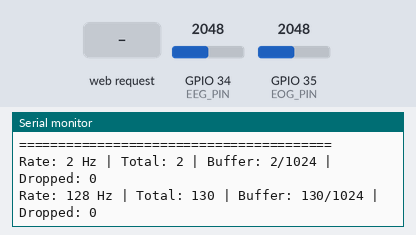
Bench run of a sketch on a simulated ESP32. On the bench: the last lines printed to the serial monitor. Inputs (shaded band) come from the test bench; at power-on: GPIO 34 (EEG_PIN) = 2048, GPIO 35 (EOG_PIN) = 2048 (analog values on the 0–4095 scale). WiFi joins after 1.5 s; servers stay silent unless stated.

Above: at 3.7 s.
3.8 s: HTTP request GET /data?ack=1 received
At 5.1 s:
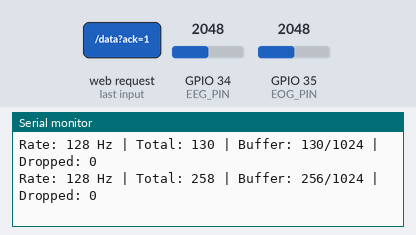
5.3 s: HTTP request GET /data?ack=120 received
At 6.4 s:
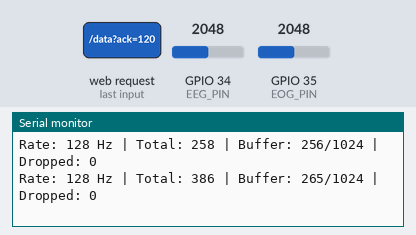
Timing chart, 0 to 8.3 s (numbered marks = the images above; inputs shaded):
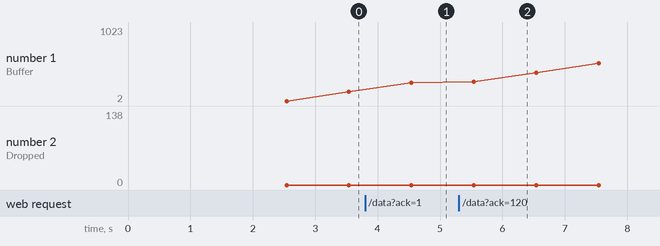

The sketch:

smartsense_128hz.ino
```cpp
#include <WiFi.h>
#include <WebServer.h>
#include "esp_timer.h"

// ============================================================
// WIFI
// ============================================================

const char* ssid = "ESP32";
const char* password = "espesp32";

// ============================================================
// ADC PINS
// ============================================================

#define EEG_PIN 34
#define EOG_PIN 35

// ============================================================
// SAMPLING CONFIGURATION
// ============================================================

#define SAMPLE_RATE 128
#define SAMPLE_PERIOD_US 7812   // approximately 1/128 sec

// Number of samples returned per HTTP request
#define MAX_BATCH_SIZE 64

// Ring buffer size
#define BUFFER_SIZE 1024

// ============================================================
// WEB SERVER
// ============================================================

WebServer server(80);

// ============================================================
// SAMPLE STRUCTURE
// ============================================================

struct Sample {
  uint32_t sequence;
  uint32_t timestamp_us;
  uint16_t eeg;
  uint16_t eog;
};

// ============================================================
// RING BUFFER
// ============================================================

Sample sampleBuffer[BUFFER_SIZE];

volatile uint16_t writeIndex = 0;
volatile uint16_t readIndex = 0;

volatile uint32_t totalSamples = 0;
volatile uint32_t droppedSamples = 0;
volatile uint32_t sequenceNumber = 0;

// Used to protect buffer access between sampling and HTTP tasks
portMUX_TYPE bufferMux = portMUX_INITIALIZER_UNLOCKED;

// ============================================================
// SAMPLING TIMER
// ============================================================

esp_timer_handle_t samplingTimer;

// ============================================================
// SAMPLING CALLBACK
// ============================================================

void sampleCallback(void* arg) {

  uint16_t eegValue = analogRead(EEG_PIN);
  uint16_t eogValue = analogRead(EOG_PIN);

  uint32_t now = micros();

  portENTER_CRITICAL(&bufferMux);

  uint16_t nextIndex = (writeIndex + 1) % BUFFER_SIZE;

  // Buffer full
  if (nextIndex == readIndex) {

    droppedSamples++;

    // Drop oldest sample to keep acquisition running
    readIndex = (readIndex + 1) % BUFFER_SIZE;
  }

  sampleBuffer[writeIndex].sequence = sequenceNumber++;
  sampleBuffer[writeIndex].timestamp_us = now;
  sampleBuffer[writeIndex].eeg = eegValue;
  sampleBuffer[writeIndex].eog = eogValue;

  writeIndex = nextIndex;

  totalSamples++;

  portEXIT_CRITICAL(&bufferMux);
}

// ============================================================
// BUFFER COUNT
// ============================================================

uint16_t getBufferCount() {

  uint16_t count;

  portENTER_CRITICAL(&bufferMux);

  if (writeIndex >= readIndex) {
    count = writeIndex - readIndex;
  } else {
    count = BUFFER_SIZE - readIndex + writeIndex;
  }

  portEXIT_CRITICAL(&bufferMux);

  return count;
}

// ============================================================
// /data ENDPOINT
// ============================================================

// ROOT CAUSE FIX (2/2): this used to advance readIndex (i.e. permanently
// remove samples from the ring buffer) WHILE copying them into the outgoing
// JSON - before server.send() had confirmed a single byte reached the
// client. If that send() then stalled/timed out client-side (exactly what
// the WiFi power-save issue above was causing), those samples were gone
// forever - not counted as droppedSamples (that counter only fires on
// genuine ring-full overwrite), just silently missing from the client's
// sequence numbers.
//
// Fix: readIndex now only ever advances when the CLIENT explicitly
// acknowledges (via ?ack=<sequence>) having already processed samples up to
// that point, on a LATER request. handleData() itself only PEEKS the next
// batch (a local index, never written back to readIndex) and never removes
// anything just because it was sent. If the client genuinely stalls for a
// long time (crashes, network down) and never sends another ack, the ring
// buffer still degrades exactly as before once truly full: sampleCallback's
// existing overflow path evicts the oldest sample and correctly increments
// droppedSamples - so the honest "buffer exhausted, we dropped N" case is
// unchanged, but the SILENT "sent but never delivered" loss case is gone.
void handleData() {

  if (server.hasArg("ack")) {

    uint32_t ackedSequence = strtoul(server.arg("ack").c_str(), nullptr, 10);

    portENTER_CRITICAL(&bufferMux);

    while (readIndex != writeIndex) {

      uint32_t seqAtRead = sampleBuffer[readIndex].sequence;

      // Stop as soon as the buffered sample is newer than what the client
      // has acknowledged - signed subtraction makes this correct even
      // around the (practically unreachable in a real test) uint32 wrap.
      if ((int32_t)(ackedSequence - seqAtRead) < 0) {
        break;
      }

      readIndex = (readIndex + 1) % BUFFER_SIZE;
    }

    portEXIT_CRITICAL(&bufferMux);
  }

  String json;

  json.reserve(6000);

  json += "{";
  json += "\"sample_rate\":";
  json += String(SAMPLE_RATE);
  json += ",";

  json += "\"count\":";

  uint16_t available = getBufferCount();

  uint16_t count = available;

  if (count > MAX_BATCH_SIZE) {
    count = MAX_BATCH_SIZE;
  }

  json += String(count);
  json += ",";

  json += "\"samples\":[";

  uint16_t peekIndex;

  portENTER_CRITICAL(&bufferMux);
  peekIndex = readIndex;
  portEXIT_CRITICAL(&bufferMux);

  for (uint16_t i = 0; i < count; i++) {

    Sample s;

    portENTER_CRITICAL(&bufferMux);

    s = sampleBuffer[peekIndex];

    peekIndex = (peekIndex + 1) % BUFFER_SIZE;

    portEXIT_CRITICAL(&bufferMux);

    if (i > 0) {
      json += ",";
    }

    json += "{";

    json += "\"sequence\":";
    json += String(s.sequence);
    json += ",";

    json += "\"timestamp_us\":";
    json += String(s.timestamp_us);
    json += ",";

    json += "\"eeg\":";
    json += String(s.eeg);
    json += ",";

    json += "\"eog\":";
    json += String(s.eog);

    json += "}";
  }

  json += "]";
  json += "}";

  server.send(200, "application/json", json);

  // NOTE: readIndex is intentionally NOT advanced here anymore - see the
  // comment above the function.
}

// ============================================================
// /status ENDPOINT
// ============================================================

void handleStatus() {

  uint16_t buffered = getBufferCount();

  String json;
  json.reserve(200);
  json += "{";

  json += "\"sample_rate\":";
  json += String(SAMPLE_RATE);
  json += ",";

  json += "\"total_samples\":";
  json += String(totalSamples);
  json += ",";

  json += "\"dropped_samples\":";
  json += String(droppedSamples);
  json += ",";

  json += "\"buffered_samples\":";
  json += String(buffered);
  json += ",";

  json += "\"buffer_size\":";
  json += String(BUFFER_SIZE);

  json += "}";

  server.send(200, "application/json", json);
}

// ============================================================
// SETUP
// ============================================================

void setup() {

  Serial.begin(115200);

  delay(1000);

  Serial.println();
  Serial.println("========================================");
  Serial.println("SmartSense ESP32 Live Acquisition");
  Serial.println("========================================");

  // ----------------------------------------------------------
  // ADC
  // ----------------------------------------------------------

  analogReadResolution(12);

  pinMode(EEG_PIN, INPUT);
  pinMode(EOG_PIN, INPUT);

  Serial.println("ADC configured");
  Serial.println("EEG GPIO: 34");
  Serial.println("EOG GPIO: 35");
  Serial.println("ADC resolution: 12-bit");

  // ----------------------------------------------------------
  // WIFI
  // ----------------------------------------------------------

  WiFi.mode(WIFI_STA);

  Serial.println();
  Serial.println("Connecting to WiFi...");

  WiFi.begin(ssid, password);

  while (WiFi.status() != WL_CONNECTED) {

    delay(500);

    Serial.print(".");
  }

  // ROOT CAUSE FIX (1/2): ESP32 WiFi modem-sleep power-save is ON by
  // default. It periodically sleeps the radio between DTIM beacons and
  // queues/delays TCP traffic until the next wake window - this is the
  // most common, well-documented cause of a "normal most of the time,
  // then a ~100-500ms stall" pattern, and matches the observed 532ms
  // max request latency closely. server.send() below is a fully
  // synchronous/blocking write, so this stall shows up directly as a
  // stalled /data (and /status) response.
  WiFi.setSleep(false);

  Serial.println();
  Serial.println("WiFi connected!");

  Serial.print("ESP32 IP Address: ");
  Serial.println(WiFi.localIP());

  // ----------------------------------------------------------
  // HTTP ENDPOINTS
  // ----------------------------------------------------------

  server.on("/data", HTTP_GET, handleData);

  server.on("/status", HTTP_GET, handleStatus);

  server.begin();

  Serial.println();
  Serial.println("HTTP server started");

  Serial.print("Data endpoint: http://");
  Serial.print(WiFi.localIP());
  Serial.println("/data");

  Serial.print("Status endpoint: http://");
  Serial.print(WiFi.localIP());
  Serial.println("/status");

  // ----------------------------------------------------------
  // HIGH FREQUENCY SAMPLING TIMER
  // ----------------------------------------------------------

  const esp_timer_create_args_t timerArgs = {
    .callback = &sampleCallback,
    .arg = NULL,
    .dispatch_method = ESP_TIMER_TASK,
    .name = "EEG_EOG_SAMPLER"
  };

  esp_err_t result = esp_timer_create(&timerArgs, &samplingTimer);

  if (result != ESP_OK) {

    Serial.println("ERROR: Could not create sampling timer");

    while (true) {
      delay(1000);
    }
  }

  result = esp_timer_start_periodic(
    samplingTimer,
    SAMPLE_PERIOD_US
  );

  if (result != ESP_OK) {

    Serial.println("ERROR: Could not start sampling timer");

    while (true) {
      delay(1000);
    }
  }

  Serial.println();
  Serial.println("========================================");
  Serial.println("SAMPLING STARTED");
  Serial.println("Target rate: 128 Hz");
  Serial.println("Period: ~7812 us");
  Serial.println("Buffer: 1024 samples");
  Serial.println("Batch size: 64 samples");
  Serial.println("========================================");
}

// ============================================================
// LOOP
// ============================================================

unsigned long lastDiagnostic = 0;
uint32_t lastDiagnosticSamples = 0;

void loop() {

  server.handleClient();

  // ----------------------------------------------------------
  // Diagnostic output once every second
  // ----------------------------------------------------------

  if (millis() - lastDiagnostic >= 1000) {

    lastDiagnostic = millis();

    uint32_t currentSamples = totalSamples;

    uint32_t samplesThisSecond =
      currentSamples - lastDiagnosticSamples;

    lastDiagnosticSamples = currentSamples;

    uint16_t buffered = getBufferCount();

    Serial.print("Rate: ");
    Serial.print(samplesThisSecond);

    Serial.print(" Hz | Total: ");
    Serial.print(currentSamples);

    Serial.print(" | Buffer: ");
    Serial.print(buffered);

    Serial.print("/");
    Serial.print(BUFFER_SIZE);

    Serial.print(" | Dropped: ");
    Serial.println(droppedSamples);
  }
}
```

Measured:
- after the input at 3.8 s, the serial monitor: prints a new line after 0.74 s (image 1)
- after the input at 5.3 s, the serial monitor: prints a new line after 0.24 s (image 2)
- plotted number 1: 130 → 256 after the input at 3.8 s
- plotted number 2: 0 → 138 after the input at 5.3 s
